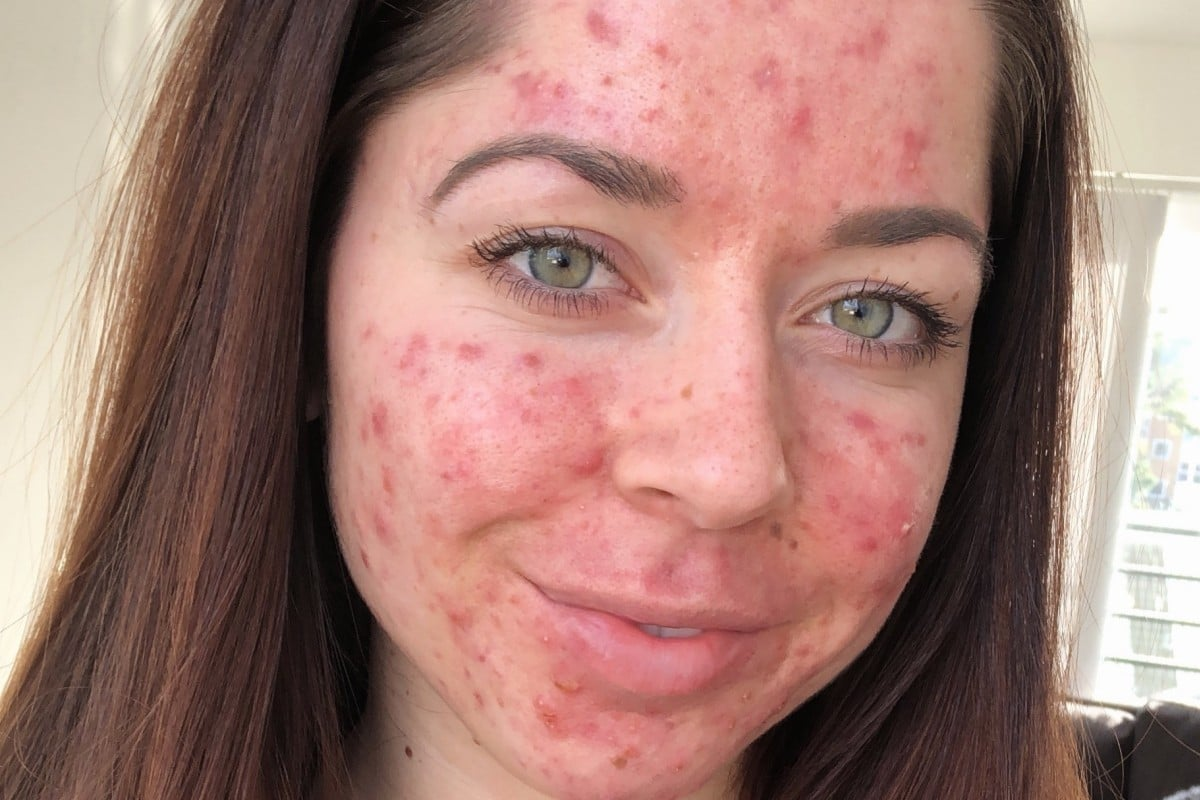
#> input picture face.jpeg, 1200 x 800 px
$ python flip_image.py
#> lines starting #> are read from the running program, lines starting #| are printed output that depends on the picture
import time
import cv2
image=cv2.imread("face.jpeg")
#> image is the input picture: shape (800, 1200, 3); mean B, G, R 113.7, 122.4, 160.5
image=cv2.resize(image,(500,500))
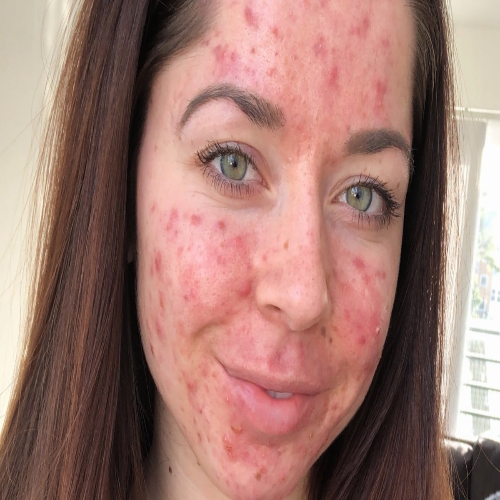
#> image: shape (500, 500, 3); mean B, G, R 113.6, 122.3, 160.4
count=0
while True:
    flip=cv2.flip(image,(count)%2)
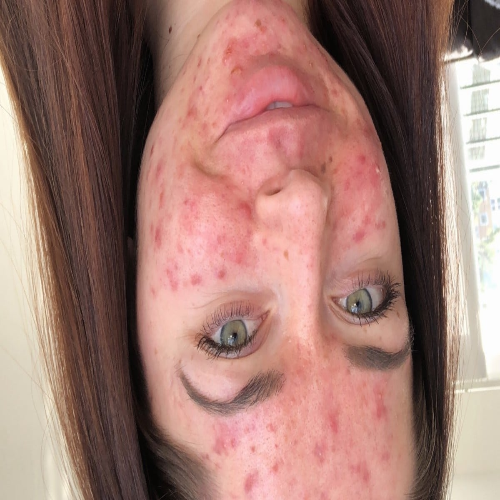
#> flip: shape (500, 500, 3); mean B, G, R 113.6, 122.3, 160.4
    cv2.imshow("win",flip)
    count+=1
    time.sleep(1)
    if cv2.waitKey(1)==ord('1'):
#> (key Esc is pressed here)
        break
cv2.destroyAllWindows()

$ run again, with fire.jpeg copied over face.jpeg
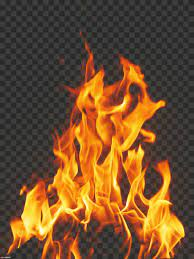
#> input picture fire.jpeg, 194 x 259 px
#> image is the input picture: shape (259, 194, 3); mean B, G, R 44.9, 80, 115.6
#> `image=cv2.resize(image,(500,500))`:
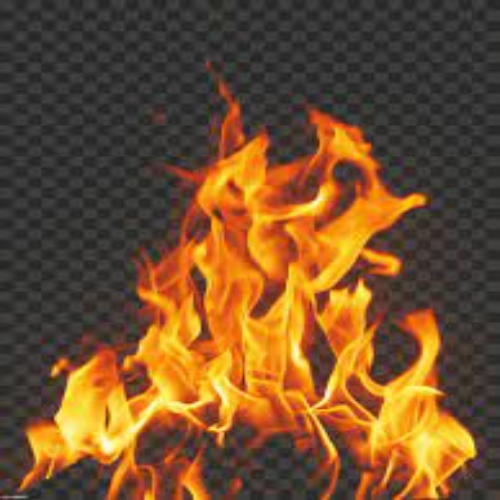
#> image: shape (500, 500, 3); mean B, G, R 44.8, 79.8, 115.4
#> `flip=cv2.flip(image,(count)%2)`:
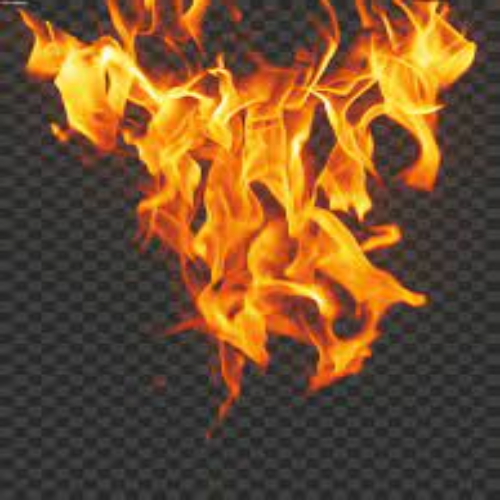
#> flip: shape (500, 500, 3); mean B, G, R 44.8, 79.8, 115.4
